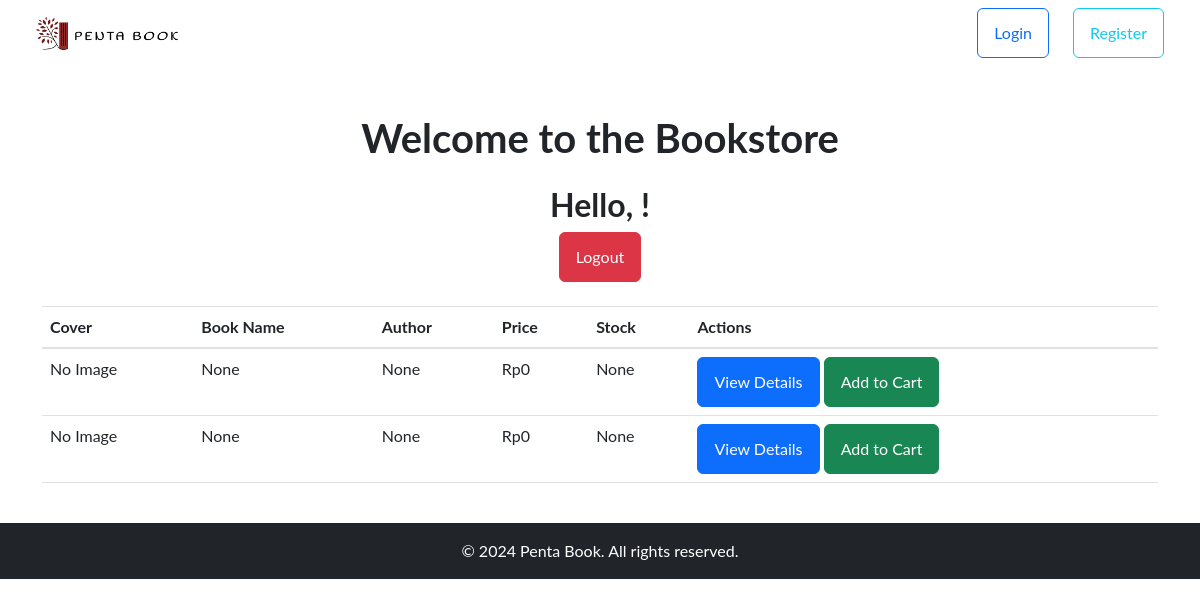
The page /buyer_index on the database as committed earlier.
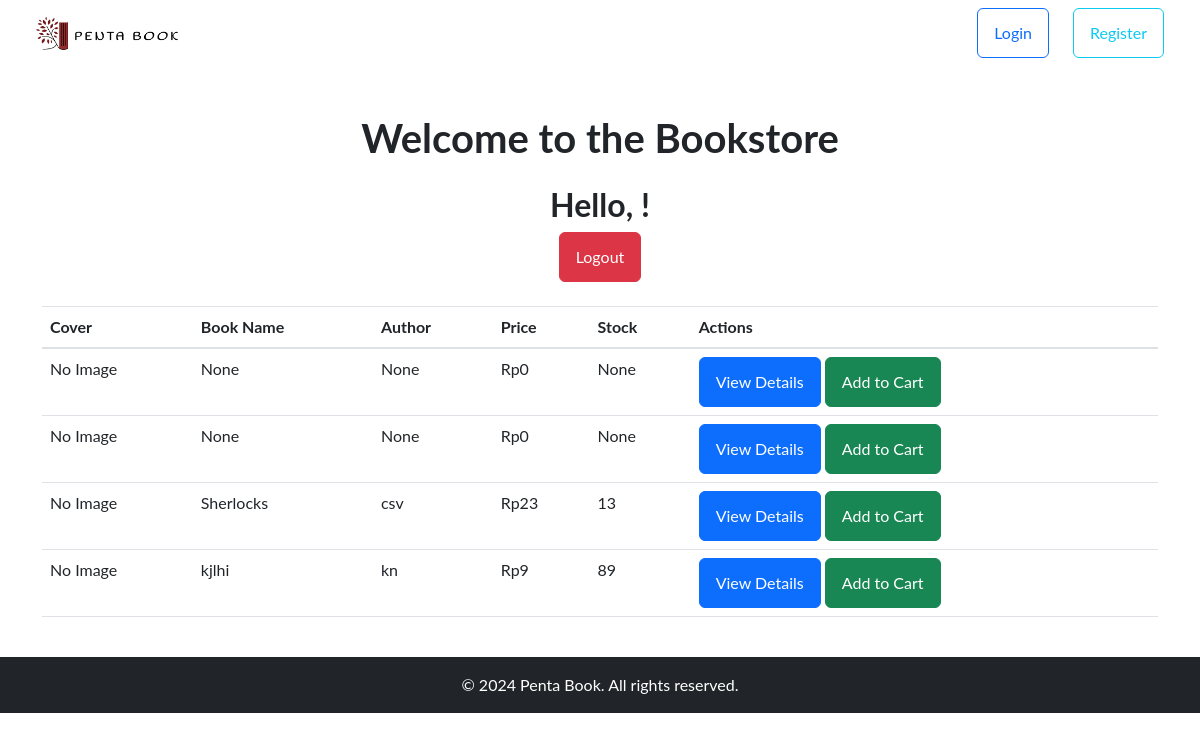
The same page on the database as committed later.
### tables this page shows
CREATE TABLE "books"
(
    book_id     INTEGER
        primary key autoincrement,
    category_id integer
        references categories,
    shop_id     integer
        references shop,
    book_name   TEXT,
    isbn        integer,
    author      TEXT,
    desc        TEXT,
    price       REAL,
    stock       integer,
    img_url     TEXT
);

### app.py (the view)
@app.route('/buyer_index', methods=['Get'])
def buyer_index():
    db = get_db()
    books = db.execute('SELECT * FROM books').fetchall()
    return render_template('customer/buyer_index.html', books=books, format_currency=format_currency)

### app.py (called while the page is built)
def get_db():
    if 'db' not in g:
        g.db = sqlite3.connect(app.config['DATABASE'])
        g.db.row_factory = sqlite3.Row
    return g.db

def format_currency(value):
    if value is None:
        return "Rp0"  # Atau format default lainnya
    return f'Rp{value:,.0f}'.replace(',', '.')

### templates/customer/buyer_index.html (shortened to what this page needs)
{% extends "customer/base.html" %}
{% block content %}
    <div class="container">
        <div class="row">
            <div class="col text-center">
                <h1 class="my-4">Welcome to the Bookstore</h1>
            </div>
        </div>
        <div class="row">
            <div class="col text-center">
                <h2>Hello, {{ session.username }}!</h2>
                <a href="{{ url_for('logout') }}" class="btn btn-danger">Logout</a>
            </div>
        </div>
        <div class="row mt-4">
            <table class="table">
                <thead>
                    <tr>
                        <th>Cover</th>
                        <th>Book Name</th>
                        <th>Author</th>
                        <th>Price</th>
                        <th>Stock</th>
                        <th>Actions</th>
                    </tr>
                </thead>
                <tbody>
                    {% for book in books %}
                    <tr>
                        <td>
                            {% if book['image'] %}
                            <img src="{{ url_for('static', filename='uploads/' + book['image']) }}" alt="Book Cover" width="100">
                            {% else %}
                            No Image
                            {% endif %}
                        </td>
                        <td>{{ book['book_name'] }}</td>
                        <td>{{ book['author'] }}</td>
                        <td>{{ format_currency(book['price']) }}</td>
                        <td>{{ book['stock'] }}</td>
                        <td>
                            <a href="{{ url_for('book', book_id=book[0]) }}" class="btn btn-primary">View Details</a>
                            <a href="{{ url_for('add_to_cart', book_id=book[0]) }}" class="btn btn-success">Add to Cart</a>
                        </td>
                    </tr>
                    {% endfor %}
                </tbody>
            </table>
        </div>
    </div>
{% endblock %}

Rows that differ between the two databases and show on the page:
added books: book_name "Sherlocks", author "csv", price "Rp23", stock "13"
added books: book_name "kjlhi", author "kn", price "Rp9", stock "89"
